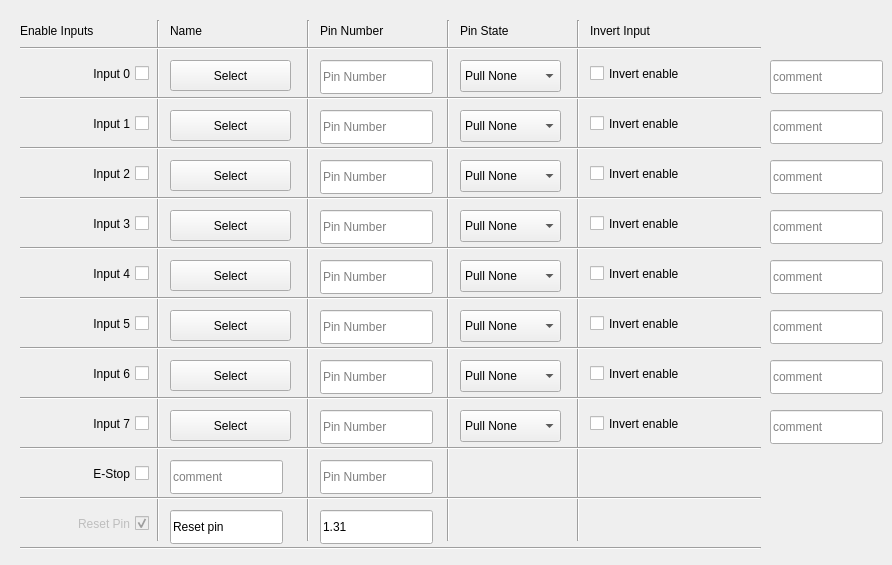
      <widget class="QWidget" name="inputs">
       <attribute name="title">
        <string>inputs</string>
       </attribute>
       <widget class="QLineEdit" name="in3txt">
        <property name="geometry">
         <rect>
          <x>770</x>
          <y>210</y>
          <width>113</width>
          <height>34</height>
         </rect>
        </property>
        <property name="text">
         <string/>
        </property>
        <property name="placeholderText">
         <string>comment</string>
        </property>
       </widget>
       <widget class="QCheckBox" name="in7chk">
        <property name="geometry">
         <rect>
          <x>50</x>
          <y>410</y>
          <width>99</width>
          <height>27</height>
         </rect>
        </property>
        <property name="layoutDirection">
         <enum>Qt::RightToLeft</enum>
        </property>
        <property name="text">
         <string>Input 7</string>
        </property>
       </widget>
       <widget class="QLineEdit" name="in2txt">
        <property name="geometry">
         <rect>
          <x>770</x>
          <y>160</y>
          <width>113</width>
          <height>34</height>
         </rect>
        </property>
        <property name="text">
         <string/>
        </property>
        <property name="placeholderText">
         <string>comment</string>
        </property>
       </widget>
       <widget class="QCheckBox" name="in2chk">
        <property name="geometry">
         <rect>
          <x>50</x>
          <y>160</y>
          <width>99</width>
          <height>27</height>
         </rect>
        </property>
        <property name="layoutDirection">
         <enum>Qt::RightToLeft</enum>
        </property>
        <property name="text">
         <string>Input 2</string>
        </property>
       </widget>
       <widget class="QLineEdit" name="in7txt">
        <property name="geometry">
         <rect>
          <x>770</x>
          <y>410</y>
          <width>113</width>
          <height>34</height>
         </rect>
        </property>
        <property name="text">
         <string/>
        </property>
        <property name="placeholderText">
         <string>comment</string>
        </property>
       </widget>
       <widget class="QLabel" name="label_5">
        <property name="geometry">
         <rect>
          <x>170</x>
          <y>20</y>
          <width>121</width>
          <height>22</height>
         </rect>
        </property>
        <property name="text">
         <string>Name</string>
        </property>
       </widget>
       <widget class="QLineEdit" name="in4pin">
        <property name="geometry">
         <rect>
          <x>320</x>
          <y>260</y>
          <width>113</width>
          <height>34</height>
         </rect>
        </property>
        <property name="text">
         <string/>
        </property>
        <property name="placeholderText">
         <string>Pin Number</string>
        </property>
       </widget>
       <widget class="QLineEdit" name="in1txt">
        <property name="geometry">
         <rect>
          <x>770</x>
          <y>110</y>
          <width>113</width>
          <height>34</height>
         </rect>
        </property>
        <property name="text">
         <string/>
        </property>
        <property name="placeholderText">
         <string>comment</string>
        </property>
       </widget>
       <widget class="QLineEdit" name="in7pin">
        <property name="geometry">
         <rect>
          <x>320</x>
          <y>410</y>
          <width>113</width>
          <height>34</height>
         </rect>
        </property>
        <property name="text">
         <string/>
        </property>
        <property name="placeholderText">
         <string>Pin Number</string>
        </property>
       </widget>
       <widget class="QLabel" name="label_6">
        <property name="geometry">
         <rect>
          <x>320</x>
          <y>20</y>
          <width>111</width>
          <height>22</height>
         </rect>
        </property>
        <property name="text">
         <string>Pin Number</string>
        </property>
       </widget>
       <widget class="QLabel" name="label_7">
        <property name="geometry">
         <rect>
          <x>20</x>
          <y>20</y>
          <width>121</width>
          <height>22</height>
         </rect>
        </property>
        <property name="text">
         <string>Enable Inputs</string>
        </property>
       </widget>
       <widget class="QCheckBox" name="in6chk">
        <property name="geometry">
         <rect>
          <x>50</x>
          <y>360</y>
          <width>99</width>
          <height>27</height>
         </rect>
        </property>
        <property name="layoutDirection">
         <enum>Qt::RightToLeft</enum>
        </property>
        <property name="text">
         <string>Input 6</string>
        </property>
       </widget>
       <widget class="QLineEdit" name="in5pin">
        <property name="geometry">
         <rect>
          <x>320</x>
          <y>310</y>
          <width>113</width>
          <height>34</height>
         </rect>
        </property>
        <property name="text">
         <string/>
        </property>
        <property name="placeholderText">
         <string>Pin Number</string>
        </property>
       </widget>
       <widget class="QCheckBox" name="in4chk">
        <property name="geometry">
         <rect>
          <x>50</x>
          <y>260</y>
          <width>99</width>
          <height>27</height>
         </rect>
        </property>
        <property name="layoutDirection">
         <enum>Qt::RightToLeft</enum>
        </property>
        <property name="text">
         <string>Input 4</string>
        </property>
       </widget>
       <widget class="QLineEdit" name="in6txt">
        <property name="geometry">
         <rect>
          <x>770</x>
          <y>360</y>
          <width>113</width>
          <height>34</height>
         </rect>
        </property>
        <property name="text">
         <string/>
        </property>
        <property name="placeholderText">
         <string>comment</string>
        </property>
       </widget>
       <widget class="QLineEdit" name="in1pin">
        <property name="geometry">
         <rect>
          <x>320</x>
          <y>110</y>
          <width>113</width>
          <height>34</height>
         </rect>
        </property>
        <property name="text">
         <string/>
        </property>
        <property name="placeholderText">
         <string>Pin Number</string>
        </property>
       </widget>
       <widget class="QLineEdit" name="in5txt">
        <property name="geometry">
         <rect>
          <x>770</x>
          <y>310</y>
          <width>113</width>
          <height>34</height>
         </rect>
        </property>
        <property name="text">
         <string/>
        </property>
        <property name="placeholderText">
         <string>comment</string>
        </property>
       </widget>
       <widget class="QCheckBox" name="in5chk">
        <property name="geometry">
         <rect>
          <x>50</x>
          <y>310</y>
          <width>99</width>
          <height>27</height>
         </rect>
        </property>
        <property name="layoutDirection">
         <enum>Qt::RightToLeft</enum>
        </property>
        <property name="text">
         <string>Input 5</string>
        </property>
       </widget>
       <widget class="QLineEdit" name="in2pin">
        <property name="geometry">
         <rect>
          <x>320</x>
          <y>160</y>
          <width>113</width>
          <height>34</height>
         </rect>
        </property>
        <property name="text">
         <string/>
        </property>
        <property name="placeholderText">
         <string>Pin Number</string>
        </property>
       </widget>
       <widget class="QLineEdit" name="in6pin">
        <property name="geometry">
         <rect>
          <x>320</x>
          <y>360</y>
          <width>113</width>
          <height>34</height>
         </rect>
        </property>
        <property name="text">
         <string/>
        </property>
        <property name="placeholderText">
         <string>Pin Number</string>
        </property>
       </widget>
       <widget class="QLineEdit" name="in0txt">
        <property name="geometry">
         <rect>
          <x>770</x>
          <y>60</y>
          <width>113</width>
          <height>34</height>
         </rect>
        </property>
        <property name="text">
         <string/>
        </property>
        <property name="placeholderText">
         <string>comment</string>
        </property>
       </widget>
       <widget class="QCheckBox" name="in3chk">
        <property name="geometry">
         <rect>
          <x>50</x>
          <y>210</y>
          <width>99</width>
          <height>27</height>
         </rect>
        </property>
        <property name="layoutDirection">
         <enum>Qt::RightToLeft</enum>
        </property>
        <property name="text">
         <string>Input 3</string>
        </property>
       </widget>
       <widget class="QCheckBox" name="in0chk">
        <property name="geometry">
         <rect>
          <x>50</x>
          <y>60</y>
          <width>99</width>
          <height>27</height>
         </rect>
        </property>
        <property name="layoutDirection">
         <enum>Qt::RightToLeft</enum>
        </property>
        <property name="text">
         <string>Input 0</string>
        </property>
       </widget>
       <widget class="QLineEdit" name="in3pin">
        <property name="geometry">
         <rect>
          <x>320</x>
          <y>210</y>
          <width>113</width>
          <height>34</height>
         </rect>
        </property>
        <property name="text">
         <string/>
        </property>
        <property name="placeholderText">
         <string>Pin Number</string>
        </property>
       </widget>
       <widget class="QLineEdit" name="in4txt">
        <property name="geometry">
         <rect>
          <x>770</x>
          <y>260</y>
          <width>113</width>
          <height>34</height>
         </rect>
        </property>
        <property name="text">
         <string/>
        </property>
        <property name="placeholderText">
         <string>comment</string>
        </property>
       </widget>
       <widget class="QLineEdit" name="in0pin">
        <property name="geometry">
         <rect>
          <x>320</x>
          <y>60</y>
          <width>113</width>
          <height>34</height>
         </rect>
        </property>
        <property name="text">
         <string/>
        </property>
        <property name="placeholderText">
         <string>Pin Number</string>
        </property>
       </widget>
       <widget class="QCheckBox" name="in1chk">
        <property name="geometry">
         <rect>
          <x>50</x>
          <y>110</y>
          <width>99</width>
          <height>27</height>
         </rect>
        </property>
        <property name="layoutDirection">
         <enum>Qt::RightToLeft</enum>
        </property>
        <property name="text">
         <string>Input 1</string>
        </property>
       </widget>
       <widget class="QComboBox" name="in0state">
        <property name="geometry">
         <rect>
          <x>460</x>
          <y>60</y>
          <width>101</width>
          <height>32</height>
         </rect>
        </property>
        <item>
         <property name="text">
          <string>Pull None</string>
         </property>
        </item>
        <item>
         <property name="text">
          <string>Open Drain</string>
         </property>
        </item>
        <item>
         <property name="text">
          <string>Pull Up</string>
         </property>
        </item>
        <item>
         <property name="text">
          <string>Pull Down</string>
         </property>
        </item>
       </widget>
       <widget class="QLabel" name="label_8">
        <property name="geometry">
         <rect>
          <x>460</x>
          <y>20</y>
          <width>111</width>
          <height>22</height>
         </rect>
        </property>
        <property name="text">
         <string>Pin State</string>
        </property>
       </widget>
       <widget class="QComboBox" name="in1state">
        <property name="geometry">
         <rect>
          <x>460</x>
          <y>110</y>
          <width>101</width>
          <height>32</height>
         </rect>
        </property>
        <item>
         <property name="text">
          <string>Pull None</string>
         </property>
        </item>
        <item>
         <property name="text">
          <string>Open Drain</string>
         </property>
        </item>
        <item>
         <property name="text">
          <string>Pull Up</string>
         </property>
        </item>
        <item>
         <property name="text">
          <string>Pull Down</string>
         </property>
        </item>
       </widget>
       <widget class="QComboBox" name="in2state">
        <property name="geometry">
         <rect>
          <x>460</x>
          <y>160</y>
          <width>101</width>
          <height>32</height>
         </rect>
        </property>
        <item>
         <property name="text">
          <string>Pull None</string>
         </property>
        </item>
        <item>
         <property name="text">
          <string>Open Drain</string>
         </property>
        </item>
        <item>
         <property name="text">
          <string>Pull Up</string>
         </property>
        </item>
        <item>
         <property name="text">
          <string>Pull Down</string>
         </property>
        </item>
       </widget>
       <widget class="QComboBox" name="in3state">
        <property name="geometry">
         <rect>
          <x>460</x>
          <y>210</y>
          <width>101</width>
          <height>32</height>
         </rect>
        </property>
        <item>
         <property name="text">
          <string>Pull None</string>
         </property>
        </item>
        <item>
         <property name="text">
          <string>Open Drain</string>
         </property>
        </item>
        <item>
         <property name="text">
          <string>Pull Up</string>
         </property>
        </item>
        <item>
         <property name="text">
          <string>Pull Down</string>
         </property>
        </item>
       </widget>
       <widget class="QComboBox" name="in4state">
        <property name="geometry">
         <rect>
          <x>460</x>
          <y>260</y>
          <width>101</width>
          <height>32</height>
         </rect>
        </property>
        <item>
         <property name="text">
          <string>Pull None</string>
         </property>
        </item>
        <item>
         <property name="text">
          <string>Open Drain</string>
         </property>
        </item>
        <item>
         <property name="text">
          <string>Pull Up</string>
         </property>
        </item>
        <item>
         <property name="text">
          <string>Pull Down</string>
         </property>
        </item>
       </widget>
       <widget class="QComboBox" name="in5state">
        <property name="geometry">
         <rect>
          <x>460</x>
          <y>310</y>
          <width>101</width>
          <height>32</height>
         </rect>
        </property>
        <item>
         <property name="text">
          <string>Pull None</string>
         </property>
        </item>
        <item>
         <property name="text">
          <string>Open Drain</string>
         </property>
        </item>
        <item>
         <property name="text">
          <string>Pull Up</string>
         </property>
        </item>
        <item>
         <property name="text">
          <string>Pull Down</string>
         </property>
        </item>
       </widget>
       <widget class="QComboBox" name="in6state">
        <property name="geometry">
         <rect>
          <x>460</x>
          <y>360</y>
          <width>101</width>
          <height>32</height>
         </rect>
        </property>
        <item>
         <property name="text">
          <string>Pull None</string>
         </property>
        </item>
        <item>
         <property name="text">
          <string>Open Drain</string>
         </property>
        </item>
        <item>
         <property name="text">
          <string>Pull Up</string>
         </property>
        </item>
        <item>
         <property name="text">
          <string>Pull Down</string>
         </property>
        </item>
       </widget>
       <widget class="QComboBox" name="in7state">
        <property name="geometry">
         <rect>
          <x>460</x>
          <y>410</y>
          <width>101</width>
          <height>32</height>
         </rect>
        </property>
        <item>
         <property name="text">
          <string>Pull None</string>
         </property>
        </item>
        <item>
         <property name="text">
          <string>Open Drain</string>
         </property>
        </item>
        <item>
         <property name="text">
          <string>Pull Up</string>
         </property>
        </item>
        <item>
         <property name="text">
          <string>Pull Down</string>
         </property>
        </item>
       </widget>
       <widget class="QCheckBox" name="in7inv">
        <property name="geometry">
         <rect>
          <x>590</x>
          <y>410</y>
          <width>131</width>
          <height>27</height>
         </rect>
        </property>
        <property name="text">
         <string>Invert enable</string>
        </property>
       </widget>
       <widget class="QCheckBox" name="in1inv">
        <property name="geometry">
         <rect>
          <x>590</x>
          <y>110</y>
          <width>131</width>
          <height>27</height>
         </rect>
        </property>
        <property name="text">
         <string>Invert enable</string>
        </property>
       </widget>
       <widget class="QLabel" name="label_11">
        <property name="geometry">
         <rect>
          <x>590</x>
          <y>20</y>
          <width>111</width>
          <height>22</height>
         </rect>
        </property>
        <property name="text">
         <string>Invert Input</string>
        </property>
       </widget>
       <widget class="QCheckBox" name="in5inv">
        <property name="geometry">
         <rect>
          <x>590</x>
          <y>310</y>
          <width>131</width>
          <height>27</height>
         </rect>
        </property>
        <property name="text">
         <string>Invert enable</string>
        </property>
       </widget>
       <widget class="QCheckBox" name="in4inv">
        <property name="geometry">
         <rect>
          <x>590</x>
          <y>260</y>
          <width>131</width>
          <height>27</height>
         </rect>
        </property>
        <property name="text">
         <string>Invert enable</string>
        </property>
       </widget>
       <widget class="QCheckBox" name="in3inv">
        <property name="geometry">
         <rect>
          <x>590</x>
          <y>210</y>
          <width>131</width>
          <height>27</height>
         </rect>
        </property>
        <property name="text">
         <string>Invert enable</string>
        </property>
       </widget>
       <widget class="QCheckBox" name="in2inv">
        <property name="geometry">
         <rect>
          <x>590</x>
          <y>160</y>
          <width>131</width>
          <height>27</height>
         </rect>
        </property>
        <property name="text">
         <string>Invert enable</string>
        </property>
       </widget>
       <widget class="QCheckBox" name="in6inv">
        <property name="geometry">
         <rect>
          <x>590</x>
          <y>360</y>
          <width>131</width>
          <height>27</height>
         </rect>
        </property>
        <property name="text">
         <string>Invert enable</string>
        </property>
       </widget>
       <widget class="QCheckBox" name="in0inv">
        <property name="geometry">
         <rect>
          <x>590</x>
          <y>60</y>
          <width>131</width>
          <height>27</height>
         </rect>
        </property>
        <property name="text">
         <string>Invert enable</string>
        </property>
       </widget>
       <widget class="Line" name="line_8">
        <property name="geometry">
         <rect>
          <x>150</x>
          <y>20</y>
          <width>16</width>
          <height>521</height>
         </rect>
        </property>
        <property name="orientation">
         <enum>Qt::Vertical</enum>
        </property>
       </widget>
       <widget class="Line" name="line_9">
        <property name="geometry">
         <rect>
          <x>300</x>
          <y>20</y>
          <width>16</width>
          <height>521</height>
         </rect>
        </property>
        <property name="orientation">
         <enum>Qt::Vertical</enum>
        </property>
       </widget>
       <widget class="Line" name="line_10">
        <property name="geometry">
         <rect>
          <x>440</x>
          <y>20</y>
          <width>16</width>
          <height>521</height>
         </rect>
        </property>
        <property name="orientation">
         <enum>Qt::Vertical</enum>
        </property>
       </widget>
       <widget class="Line" name="line_11">
        <property name="geometry">
         <rect>
          <x>570</x>
          <y>20</y>
          <width>16</width>
          <height>521</height>
         </rect>
        </property>
        <property name="orientation">
         <enum>Qt::Vertical</enum>
        </property>
       </widget>
       <widget class="Line" name="line_33">
        <property name="geometry">
         <rect>
          <x>20</x>
          <y>40</y>
          <width>741</width>
          <height>16</height>
         </rect>
        </property>
        <property name="orientation">
         <enum>Qt::Horizontal</enum>
        </property>
       </widget>
       <widget class="Line" name="line_34">
        <property name="geometry">
         <rect>
          <x>20</x>
          <y>90</y>
          <width>741</width>
          <height>16</height>
         </rect>
        </property>
        <property name="orientation">
         <enum>Qt::Horizontal</enum>
        </property>
       </widget>
       <widget class="Line" name="line_35">
        <property name="geometry">
         <rect>
          <x>20</x>
          <y>140</y>
          <width>741</width>
          <height>16</height>
         </rect>
        </property>
        <property name="orientation">
         <enum>Qt::Horizontal</enum>
        </property>
       </widget>
       <widget class="Line" name="line_36">
        <property name="geometry">
         <rect>
          <x>20</x>
          <y>190</y>
          <width>741</width>
          <height>16</height>
         </rect>
        </property>
        <property name="orientation">
         <enum>Qt::Horizontal</enum>
        </property>
       </widget>
       <widget class="Line" name="line_37">
        <property name="geometry">
         <rect>
          <x>20</x>
          <y>240</y>
          <width>741</width>
          <height>16</height>
         </rect>
        </property>
        <property name="orientation">
         <enum>Qt::Horizontal</enum>
        </property>
       </widget>
       <widget class="Line" name="line_38">
        <property name="geometry">
         <rect>
          <x>20</x>
          <y>290</y>
          <width>741</width>
          <height>16</height>
         </rect>
        </property>
        <property name="orientation">
         <enum>Qt::Horizontal</enum>
        </property>
       </widget>
       <widget class="Line" name="line_39">
        <property name="geometry">
         <rect>
          <x>20</x>
          <y>340</y>
          <width>741</width>
          <height>16</height>
         </rect>
        </property>
        <property name="orientation">
         <enum>Qt::Horizontal</enum>
        </property>
       </widget>
       <widget class="Line" name="line_40">
        <property name="geometry">
         <rect>
          <x>20</x>
          <y>390</y>
          <width>741</width>
          <height>16</height>
         </rect>
        </property>
        <property name="orientation">
         <enum>Qt::Horizontal</enum>
        </property>
       </widget>
       <widget class="Line" name="line_41">
        <property name="geometry">
         <rect>
          <x>20</x>
          <y>440</y>
          <width>741</width>
          <height>16</height>
         </rect>
        </property>
        <property name="orientation">
         <enum>Qt::Horizontal</enum>
        </property>
       </widget>
       <widget class="QCheckBox" name="estop">
        <property name="geometry">
         <rect>
          <x>50</x>
          <y>460</y>
          <width>99</width>
          <height>27</height>
         </rect>
        </property>
        <property name="layoutDirection">
         <enum>Qt::RightToLeft</enum>
        </property>
        <property name="text">
         <string>E-Stop</string>
        </property>
        <property name="checked">
         <bool>false</bool>
        </property>
       </widget>
       <widget class="QLineEdit" name="estoppin">
        <property name="geometry">
         <rect>
          <x>320</x>
          <y>460</y>
          <width>113</width>
          <height>34</height>
         </rect>
        </property>
        <property name="text">
         <string/>
        </property>
        <property name="placeholderText">
         <string>Pin Number</string>
        </property>
       </widget>
       <widget class="QLineEdit" name="estoptxt">
        <property name="geometry">
         <rect>
          <x>170</x>
          <y>460</y>
          <width>113</width>
          <height>34</height>
         </rect>
        </property>
        <property name="text">
         <string/>
        </property>
        <property name="placeholderText">
         <string>comment</string>
        </property>
       </widget>
       <widget class="QCheckBox" name="reset">
        <property name="enabled">
         <bool>false</bool>
        </property>
        <property name="geometry">
         <rect>
          <x>50</x>
          <y>510</y>
          <width>99</width>
          <height>27</height>
         </rect>
        </property>
        <property name="layoutDirection">
         <enum>Qt::RightToLeft</enum>
        </property>
        <property name="text">
         <string>Reset Pin</string>
        </property>
        <property name="checked">
         <bool>true</bool>
        </property>
       </widget>
       <widget class="QLineEdit" name="resetpin">
        <property name="geometry">
         <rect>
          <x>320</x>
          <y>510</y>
          <width>113</width>
          <height>34</height>
         </rect>
        </property>
        <property name="text">
         <string>1.31</string>
        </property>
        <property name="placeholderText">
         <string>Pin Number</string>
        </property>
       </widget>
       <widget class="QLineEdit" name="resettxt">
        <property name="geometry">
         <rect>
          <x>170</x>
          <y>510</y>
          <width>113</width>
          <height>34</height>
         </rect>
        </property>
        <property name="text">
         <string>Reset pin</string>
        </property>
        <property name="placeholderText">
         <string>comment</string>
        </property>
       </widget>
       <widget class="Line" name="line_58">
        <property name="geometry">
         <rect>
          <x>20</x>
          <y>490</y>
          <width>741</width>
          <height>16</height>
         </rect>
        </property>
        <property name="orientation">
         <enum>Qt::Horizontal</enum>
        </property>
       </widget>
       <widget class="Line" name="line_59">
        <property name="geometry">
         <rect>
          <x>20</x>
          <y>540</y>
          <width>741</width>
          <height>16</height>
         </rect>
        </property>
        <property name="orientation">
         <enum>Qt::Horizontal</enum>
        </property>
       </widget>
       <widget class="QPushButton" name="inbtn2">
        <property name="geometry">
         <rect>
          <x>170</x>
          <y>160</y>
          <width>121</width>
          <height>31</height>
         </rect>
        </property>
        <property name="text">
         <string>Select</string>
        </property>
       </widget>
       <widget class="QPushButton" name="inbtn7">
        <property name="geometry">
         <rect>
          <x>170</x>
          <y>410</y>
          <width>121</width>
          <height>31</height>
         </rect>
        </property>
        <property name="text">
         <string>Select</string>
        </property>
       </widget>
       <widget class="QPushButton" name="inbtn5">
        <property name="geometry">
         <rect>
          <x>170</x>
          <y>310</y>
          <width>121</width>
          <height>31</height>
         </rect>
        </property>
        <property name="text">
         <string>Select</string>
        </property>
       </widget>
       <widget class="QPushButton" name="inbtn1">
        <property name="geometry">
         <rect>
          <x>170</x>
          <y>110</y>
          <width>121</width>
          <height>31</height>
         </rect>
        </property>
        <property name="text">
         <string>Select</string>
        </property>
       </widget>
       <widget class="QPushButton" name="inbtn6">
        <property name="geometry">
         <rect>
          <x>170</x>
          <y>360</y>
          <width>121</width>
          <height>31</height>
         </rect>
        </property>
        <property name="text">
         <string>Select</string>
        </property>
       </widget>
       <widget class="QPushButton" name="inbtn0">
        <property name="geometry">
         <rect>
          <x>170</x>
          <y>60</y>
          <width>121</width>
          <height>31</height>
         </rect>
        </property>
        <property name="text">
         <string>Select</string>
        </property>
       </widget>
       <widget class="QPushButton" name="inbtn4">
        <property name="geometry">
         <rect>
          <x>170</x>
          <y>260</y>
          <width>121</width>
          <height>31</height>
         </rect>
        </property>
        <property name="text">
         <string>Select</string>
        </property>
       </widget>
       <widget class="QPushButton" name="inbtn3">
        <property name="geometry">
         <rect>
          <x>170</x>
          <y>210</y>
          <width>121</width>
          <height>31</height>
         </rect>
        </property>
        <property name="text">
         <string>Select</string>
        </property>
       </widget>
      </widget>
